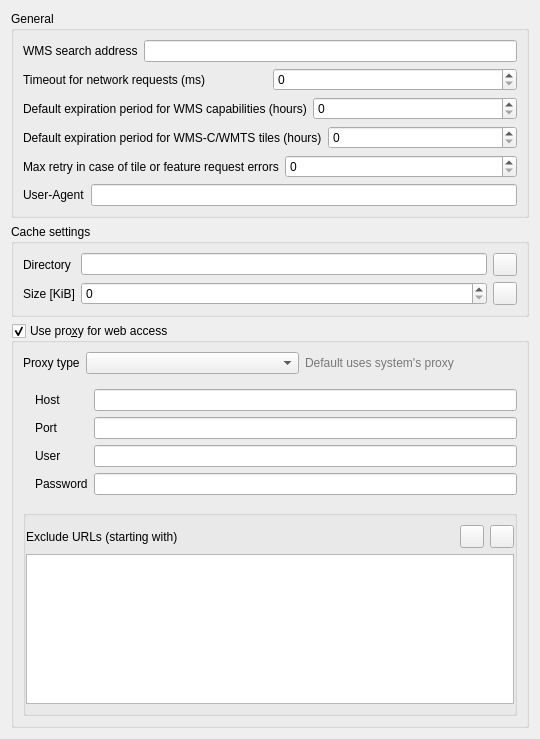
             <widget class="QWidget" name="mOptionsScrollAreaContents_10">
              <property name="geometry">
               <rect>
                <x>0</x>
                <y>0</y>
                <width>540</width>
                <height>739</height>
               </rect>
              </property>
              <layout class="QVBoxLayout" name="verticalLayout_33">
               <item>
                <widget class="QGroupBox" name="groupBox_20">
                 <property name="title">
                  <string>General</string>
                 </property>
                 <layout class="QVBoxLayout" name="verticalLayout_34">
                  <item>
                   <layout class="QHBoxLayout" name="horizontalLayout_2">
                    <item>
                     <widget class="QLabel" name="label_9">
                      <property name="text">
                       <string>WMS search address</string>
                      </property>
                     </widget>
                    </item>
                    <item>
                     <widget class="QLineEdit" name="leWmsSearch"/>
                    </item>
                   </layout>
                  </item>
                  <item>
                   <layout class="QHBoxLayout" name="horizontalLayout_11">
                    <item>
                     <widget class="QLabel" name="mNetworkTimeoutLabel">
                      <property name="text">
                       <string>Timeout for network requests (ms)</string>
                      </property>
                     </widget>
                    </item>
                    <item>
                     <widget class="QSpinBox" name="mNetworkTimeoutSpinBox">
                      <property name="maximum">
                       <number>100000000</number>
                      </property>
                     </widget>
                    </item>
                   </layout>
                  </item>
                  <item>
                   <layout class="QHBoxLayout" name="horizontalLayout_40">
                    <item>
                     <widget class="QLabel" name="label_45">
                      <property name="text">
                       <string>Default expiration period for WMS capabilities (hours)</string>
                      </property>
                     </widget>
                    </item>
                    <item>
                     <widget class="QSpinBox" name="mDefaultCapabilitiesExpirySpinBox">
                      <property name="maximum">
                       <number>100000000</number>
                      </property>
                     </widget>
                    </item>
                   </layout>
                  </item>
                  <item>
                   <layout class="QHBoxLayout" name="horizontalLayout_17">
                    <item>
                     <widget class="QLabel" name="label_32">
                      <property name="text">
                       <string>Default expiration period for WMS-C/WMTS tiles (hours)</string>
                      </property>
                     </widget>
                    </item>
                    <item>
                     <widget class="QSpinBox" name="mDefaultTileExpirySpinBox">
                      <property name="maximum">
                       <number>100000000</number>
                      </property>
                     </widget>
                    </item>
                   </layout>
                  </item>
                  <item>
                   <layout class="QHBoxLayout" name="horizontalLayout_33">
                    <item>
                     <widget class="QLabel" name="label_57">
                      <property name="text">
                       <string>Max retry in case of tile or feature request errors</string>
                      </property>
                     </widget>
                    </item>
                    <item>
                     <widget class="QSpinBox" name="mDefaultTileMaxRetrySpinBox">
                      <property name="maximum">
                       <number>100000000</number>
                      </property>
                     </widget>
                    </item>
                   </layout>
                  </item>
                  <item>
                   <layout class="QHBoxLayout" name="horizontalLayout_35">
                    <item>
                     <widget class="QLabel" name="lblUserAgent">
                      <property name="text">
                       <string>User-Agent</string>
                      </property>
                     </widget>
                    </item>
                    <item>
                     <widget class="QLineEdit" name="leUserAgent"/>
                    </item>
                   </layout>
                  </item>
                 </layout>
                </widget>
               </item>
               <item>
                <widget class="QGroupBox" name="grpCache">
                 <property name="title">
                  <string>Cache settings</string>
                 </property>
                 <layout class="QGridLayout" name="gridLayout_2">
                  <item row="0" column="0">
                   <widget class="QLabel" name="label_10">
                    <property name="text">
                     <string>Directory</string>
                    </property>
                   </widget>
                  </item>
                  <item row="0" column="1">
                   <widget class="QLineEdit" name="mCacheDirectory"/>
                  </item>
                  <item row="0" column="2">
                   <widget class="QToolButton" name="mBrowseCacheDirectory">
                    <property name="toolTip">
                     <string>Select folder</string>
                    </property>
                    <property name="text">
                     <string/>
                    </property>
                    <property name="icon">
                     <iconset resource="../../images/images.qrc">
                      <normaloff>:/images/themes/default/mActionFileOpen.svg</normaloff>:/images/themes/default/mActionFileOpen.svg</iconset>
                    </property>
                   </widget>
                  </item>
                  <item row="2" column="0">
                   <widget class="QLabel" name="label_11">
                    <property name="text">
                     <string>Size [KiB]</string>
                    </property>
                   </widget>
                  </item>
                  <item row="2" column="1">
                   <widget class="QSpinBox" name="mCacheSize"/>
                  </item>
                  <item row="2" column="2">
                   <widget class="QToolButton" name="mClearCache">
                    <property name="toolTip">
                     <string>Clear</string>
                    </property>
                    <property name="text">
                     <string/>
                    </property>
                    <property name="icon">
                     <iconset resource="../../images/images.qrc">
                      <normaloff>:/images/themes/default/mActionUndo.svg</normaloff>:/images/themes/default/mActionUndo.svg</iconset>
                    </property>
                   </widget>
                  </item>
                 </layout>
                </widget>
               </item>
               <item>
                <widget class="QgsCollapsibleGroupBox" name="grpProxy">
                 <property name="title">
                  <string>Use pro&amp;xy for web access</string>
                 </property>
                 <property name="flat">
                  <bool>false</bool>
                 </property>
                 <property name="checkable">
                  <bool>true</bool>
                 </property>
                 <property name="collapsed" stdset="0">
                  <bool>false</bool>
                 </property>
                 <property name="saveCollapsedState" stdset="0">
                  <bool>true</bool>
                 </property>
                 <layout class="QGridLayout" name="gridLayout_1">
                  <item row="0" column="0" colspan="5">
                   <layout class="QGridLayout" name="gridLayout_17">
                    <item row="0" column="1">
                     <widget class="QComboBox" name="mProxyTypeComboBox"/>
                    </item>
                    <item row="0" column="0">
                     <widget class="QLabel" name="mTypeLabel">
                      <property name="sizePolicy">
                       <sizepolicy hsizetype="Maximum" vsizetype="Preferred">
                        <horstretch>0</horstretch>
                        <verstretch>0</verstretch>
                       </sizepolicy>
                      </property>
                      <property name="text">
                       <string>Proxy type</string>
                      </property>
                     </widget>
                    </item>
                    <item row="0" column="2">
                     <widget class="QLabel" name="label_41">
                      <property name="styleSheet">
                       <string notr="true">QLabel {color: rgb(120, 120, 120);}</string>
                      </property>
                      <property name="text">
                       <string>Default uses system's proxy</string>
                      </property>
                     </widget>
                    </item>
                    <item row="1" column="0" colspan="3">
                     <widget class="QFrame" name="frameManualProxy">
                      <property name="frameShape">
                       <enum>QFrame::NoFrame</enum>
                      </property>
                      <property name="frameShadow">
                       <enum>QFrame::Raised</enum>
                      </property>
                      <layout class="QGridLayout" name="gridLayout_18">
                       <property name="leftMargin">
                        <number>0</number>
                       </property>
                       <property name="rightMargin">
                        <number>0</number>
                       </property>
                       <item row="2" column="2">
                        <widget class="QLineEdit" name="leProxyUser">
                         <property name="toolTip">
                          <string>Leave this blank if no proxy username / password are required</string>
                         </property>
                        </widget>
                       </item>
                       <item row="3" column="2">
                        <widget class="QLineEdit" name="leProxyPassword">
                         <property name="toolTip">
                          <string>Leave this blank if no proxy username / password are required</string>
                         </property>
                         <property name="echoMode">
                          <enum>QLineEdit::Password</enum>
                         </property>
                        </widget>
                       </item>
                       <item row="2" column="1">
                        <widget class="QLabel" name="lblUser">
                         <property name="text">
                          <string>User</string>
                         </property>
                        </widget>
                       </item>
                       <item row="3" column="1">
                        <widget class="QLabel" name="lblPassword">
                         <property name="text">
                          <string>Password</string>
                         </property>
                        </widget>
                       </item>
                       <item row="0" column="2">
                        <widget class="QLineEdit" name="leProxyHost"/>
                       </item>
                       <item row="1" column="1">
                        <widget class="QLabel" name="lblProxyPort">
                         <property name="text">
                          <string>Port</string>
                         </property>
                        </widget>
                       </item>
                       <item row="1" column="2">
                        <widget class="QLineEdit" name="leProxyPort"/>
                       </item>
                       <item row="0" column="1">
                        <widget class="QLabel" name="lblProxyHost">
                         <property name="text">
                          <string>Host</string>
                         </property>
                        </widget>
                       </item>
                       <item row="1" column="0">
                        <spacer name="horizontalSpacer_27">
                         <property name="orientation">
                          <enum>Qt::Horizontal</enum>
                         </property>
                         <property name="sizeType">
                          <enum>QSizePolicy::Fixed</enum>
                         </property>
                         <property name="sizeHint" stdset="0">
                          <size>
                           <width>12</width>
                           <height>20</height>
                          </size>
                         </property>
                        </spacer>
                       </item>
                      </layout>
                     </widget>
                    </item>
                   </layout>
                  </item>
                  <item row="7" column="0" rowspan="2" colspan="5">
                   <widget class="QGroupBox" name="grpUrlExclude">
                    <property name="title">
                     <string/>
                    </property>
                    <property name="flat">
                     <bool>true</bool>
                    </property>
                    <layout class="QGridLayout" name="gridLayout_5">
                     <property name="leftMargin">
                      <number>0</number>
                     </property>
                     <property name="rightMargin">
                      <number>0</number>
                     </property>
                     <item row="2" column="3">
                      <widget class="QToolButton" name="mRemoveUrlPushButton">
                       <property name="toolTip">
                        <string>Remove selected URL</string>
                       </property>
                       <property name="text">
                        <string/>
                       </property>
                       <property name="icon">
                        <iconset resource="../../images/images.qrc">
                         <normaloff>:/images/themes/default/symbologyRemove.svg</normaloff>:/images/themes/default/symbologyRemove.svg</iconset>
                       </property>
                      </widget>
                     </item>
                     <item row="2" column="2">
                      <widget class="QToolButton" name="mAddUrlPushButton">
                       <property name="toolTip">
                        <string>Add URL to exclude</string>
                       </property>
                       <property name="text">
                        <string/>
                       </property>
                       <property name="icon">
                        <iconset resource="../../images/images.qrc">
                         <normaloff>:/images/themes/default/symbologyAdd.svg</normaloff>:/images/themes/default/symbologyAdd.svg</iconset>
                       </property>
                      </widget>
                     </item>
                     <item row="2" column="0">
                      <widget class="QLabel" name="label_47">
                       <property name="text">
                        <string>Exclude URLs (starting with)</string>
                       </property>
                      </widget>
                     </item>
                     <item row="2" column="1">
                      <spacer name="horizontalSpacer">
                       <property name="orientation">
                        <enum>Qt::Horizontal</enum>
                       </property>
                       <property name="sizeHint" stdset="0">
                        <size>
                         <width>40</width>
                         <height>20</height>
                        </size>
                       </property>
                      </spacer>
                     </item>
                     <item row="3" column="0" colspan="4">
                      <widget class="QListWidget" name="mExcludeUrlListWidget"/>
                     </item>
                    </layout>
                   </widget>
                  </item>
                 </layout>
                </widget>
               </item>
               <item>
                <spacer name="verticalSpacer_9">
                 <property name="orientation">
                  <enum>Qt::Vertical</enum>
                 </property>
                 <property name="sizeHint" stdset="0">
                  <size>
                   <width>20</width>
                   <height>40</height>
                  </size>
                 </property>
                </spacer>
               </item>
              </layout>
             </widget>
